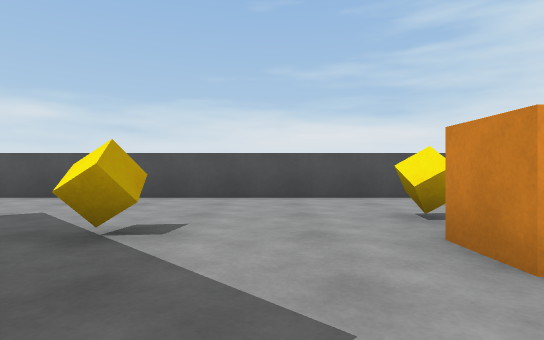
[1] (above)

17 first-person views from a walk through a scene from a Unity 3-D project. The camera is 0.62 m above the floor, looks level and sees 80° across. The floor is counted in squares, 1 m on a side. Each view is taken from the middle of a square. On the plan, view 1 faces up. The plan holds only what a view shows up to about 10 squares ahead; the rest is blank. The player is left out. Surface patterns are stand-ins for the level's own textures.

[2]
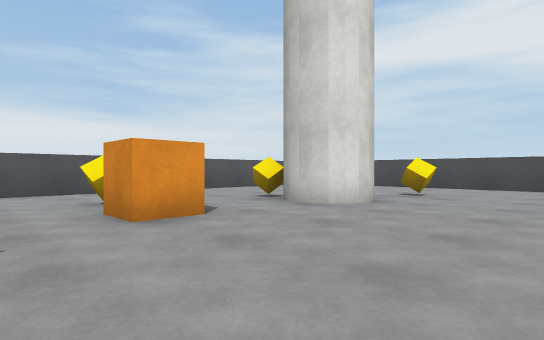

[3]
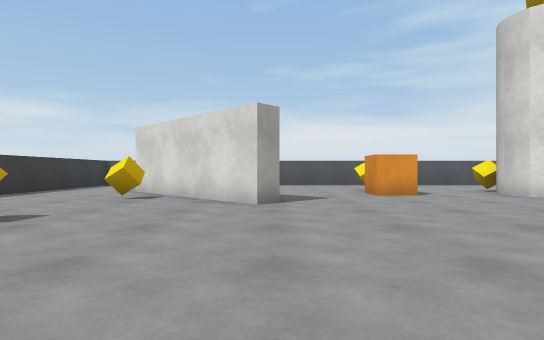

[4]
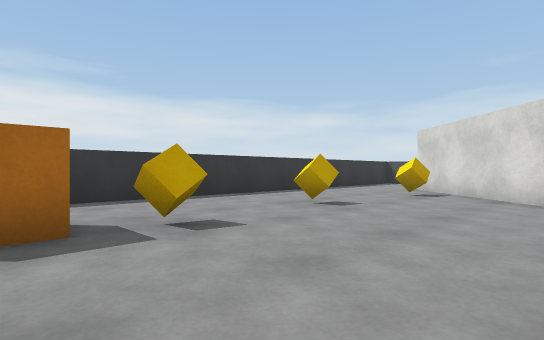

[5]
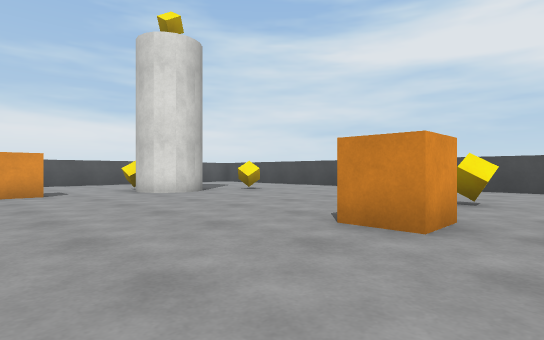

[6]
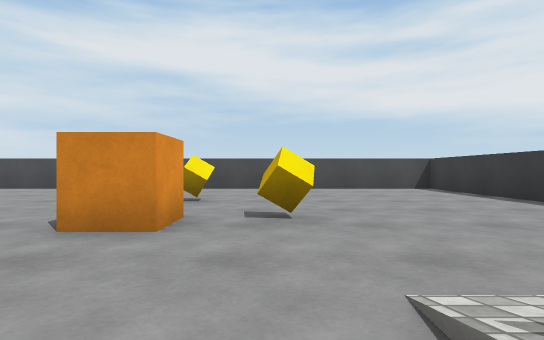

[7]
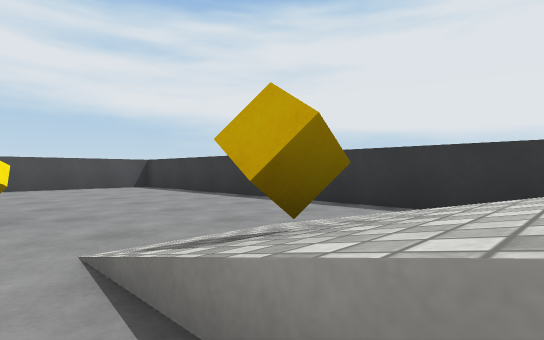

[8]
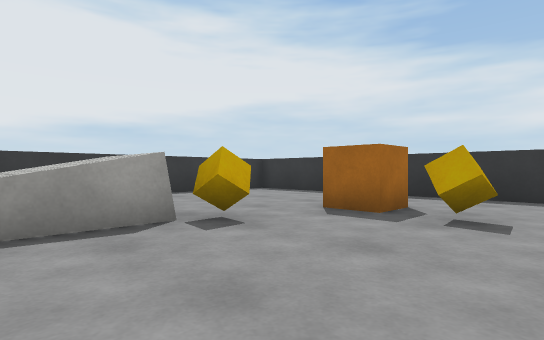

[9]
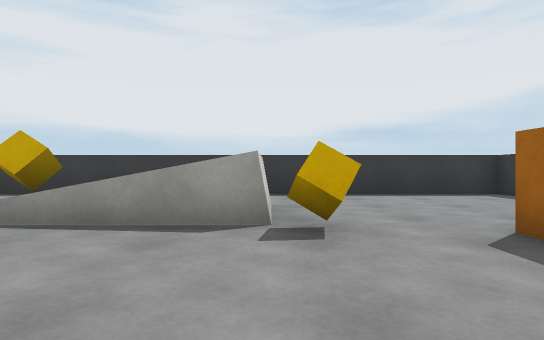

[10]
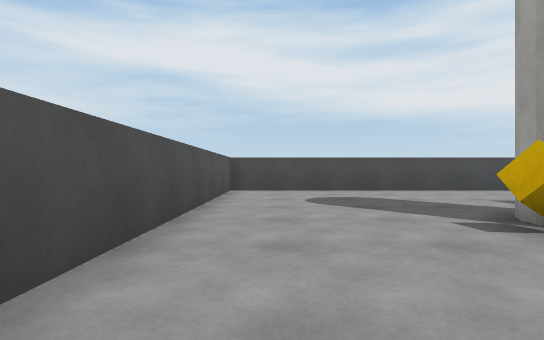

[11]
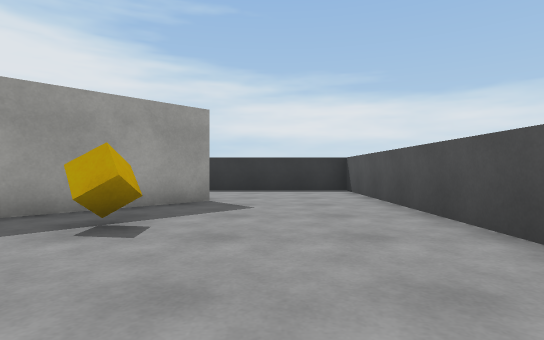

[12]
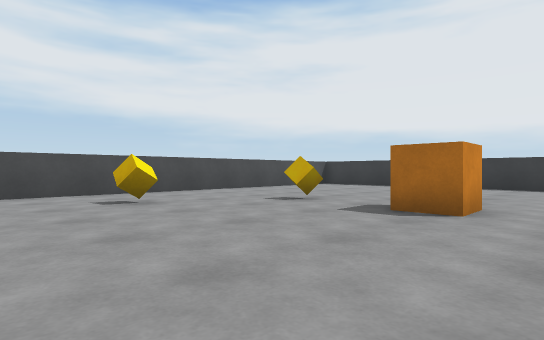

[13]
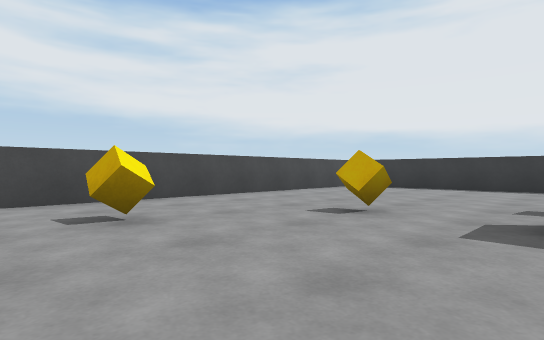

[14]
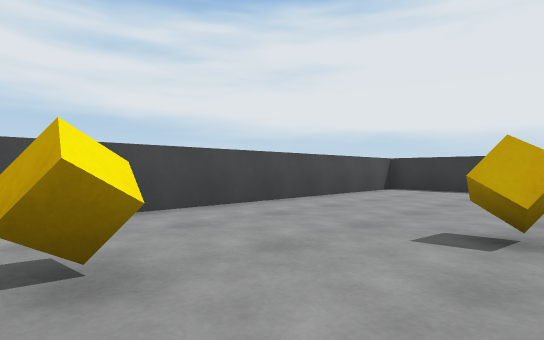

[15]
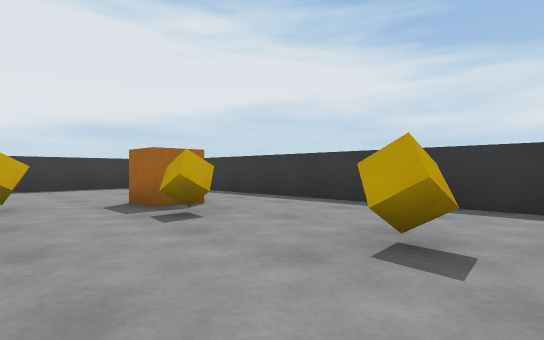

[16]
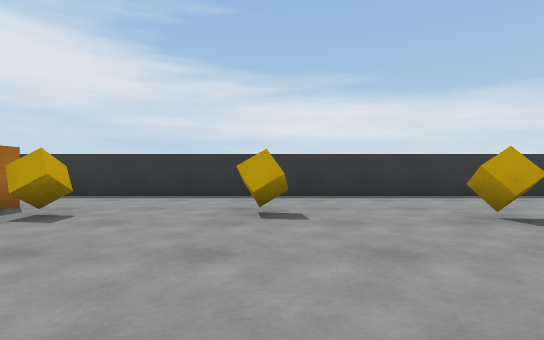

[17]
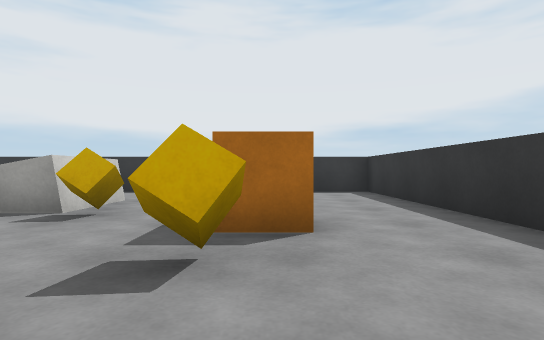

### Floor plan
Points are (right, up) in squares from view 1. A wall is a line through its corners. A room is listed if a view was taken in it or the views show most of it. See-through windows are left out.
Room 1 (views 1, 2, 3, 4, 5, 6, 7, 8, 9, 10, 11, 12, 13, 14, 15, 16, 17)
walls: (-0.8, 0.3) (-1.3, -0.2) (-4.9, 3.3); (4.8, 1.6) (4.7, 2.1); (5.9, 3) (6.3, 2.8); (-2, -9.8) (-2, -7.6); (-4.6, 3.8) (-2.2, 1.5); (11.7, -11.5) (11.7, 7.2) (-7.8, 7.2) (-7.8, -12.3) (11, -12.3)
objects: orange cube (-5, -7) to (-5, -6); cube (-5, -2); cube (-4, -5); cube (-4, 1); cube (-3, -7); cube (-2, 3); cube (1, -8); orange cube (2, 2) to (2, 3); cube (2, 4); orange cube (4, -6) to (5, -5); cube (5, -7); cube (5, 3); cube (7, -5); cube (8, 1); cube (9, -2)

Where each view was taken, in squares from view 1:
view 1: 0 up, 0 right, facing up
view 2: 2 down, 0 right, facing up-right
view 3: 6 down, 1 left, facing up
view 4: 7 down, 1 left, facing up-left
view 5: 7 down, 1 right, facing up-right
view 6: 7 down, 1 right, facing right
view 7: 7 down, 0 right, facing down-right
view 8: 4 down, 0 right, facing down-left
view 9: 4 down, 2 left, facing down
view 10: 6 up, 2 right, facing right
view 11: 5 up, 2 right, facing left
view 12: 0 up, 3 right, facing down-right
view 13: 1 down, 5 right, facing down-right
view 14: 2 down, 7 right, facing down-right
view 15: 1 down, 2 left, facing down-left
view 16: 2 down, 0 right, facing left
view 17: 3 down, 5 left, facing down
